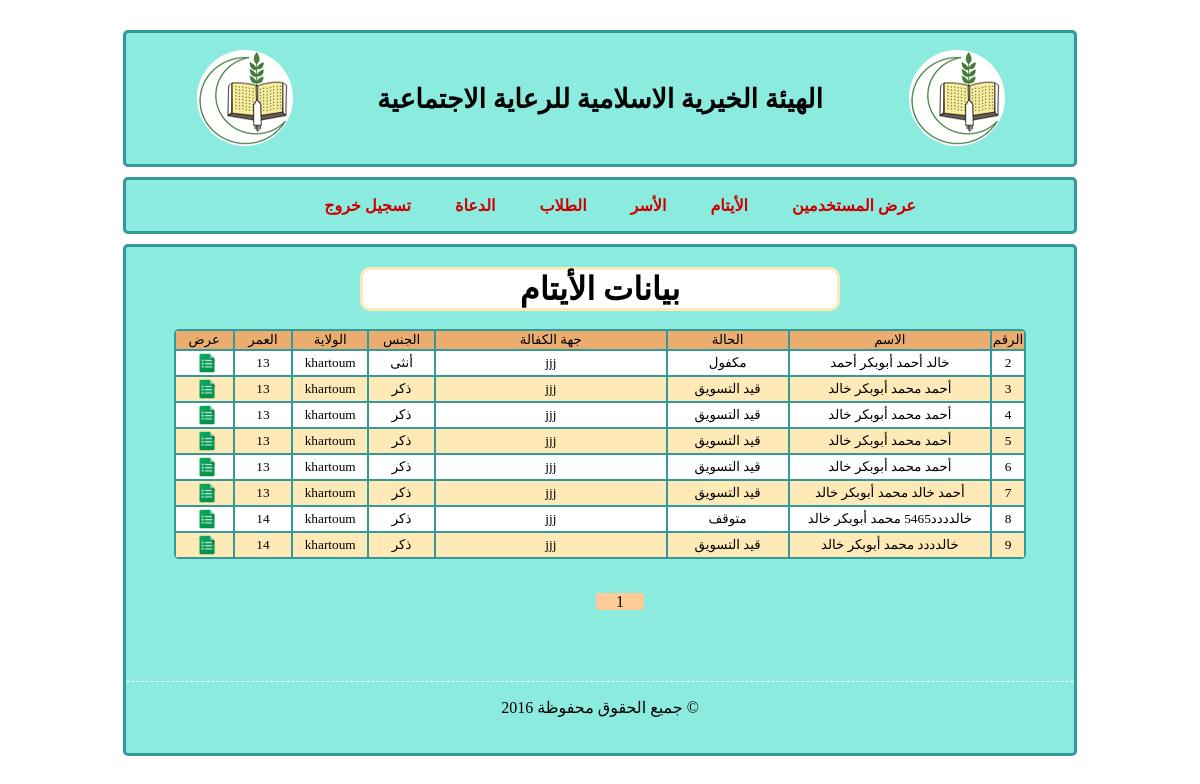
The page /admin/finalOrphan/showOrphans.php on the database as committed earlier.
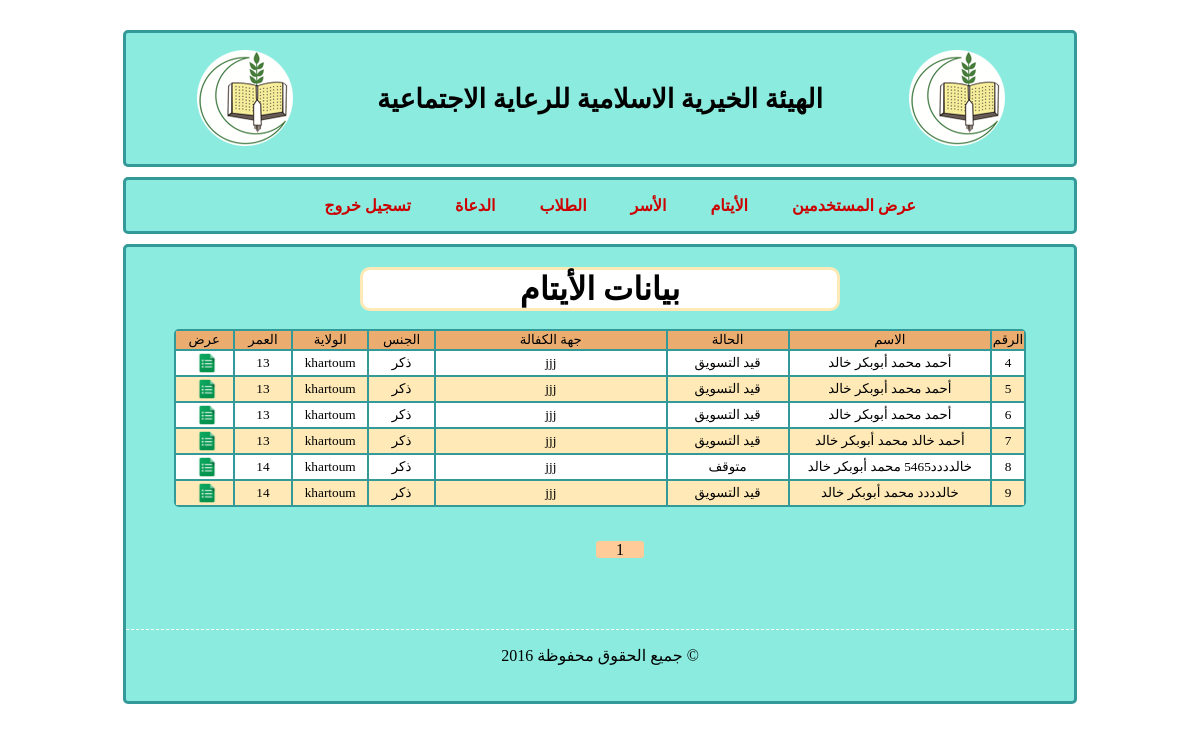
The same page on the database as committed later.
### tables this page shows
CREATE TABLE IF NOT EXISTS `finalorphan` (
  `id` int(11) NOT NULL AUTO_INCREMENT,
  `state` varchar(50) NOT NULL,
  `warranty_organization` int(11) NOT NULL,
  `saving` int(11) NOT NULL,
  `first_name` varchar(50) NOT NULL,
  `meddle_name` varchar(50) NOT NULL,
  `last_name` varchar(50) NOT NULL,
  `last_4th_name` varchar(50) NOT NULL,
  `birth_date` date NOT NULL,
  `sex` varchar(6) NOT NULL,
  `mother_first_name` varchar(50) NOT NULL,
  `mother_middle_name` varchar(50) NOT NULL,
  `mother_last_name` varchar(50) NOT NULL,
  `mother_4th_name` varchar(50) NOT NULL,
  `mother_Birth_date` date NOT NULL,
  `mother_state` varchar(100) NOT NULL,
  `father_dead_date` date NOT NULL,
  `father_dead_cause` varchar(100) NOT NULL,
  `father_work` varchar(100) NOT NULL,
  `residence_state` int(11) NOT NULL,
  `city` varchar(100) NOT NULL,
  `District` varchar(100) NOT NULL,
  `section` int(10) NOT NULL,
  `house_no` int(50) NOT NULL,
  `phone1` varchar(50) NOT NULL,
  `phone2` varchar(50) NOT NULL,
  `studing_state` varchar(50) NOT NULL,
  `nonstuding_cause` varchar(50) NOT NULL,
  `school_name` varchar(50) NOT NULL,
  `level` varchar(100) NOT NULL,
  `year` varchar(100) NOT NULL,
  `quran_parts` int(10) NOT NULL,
  `health_state` varchar(50) NOT NULL,
  `ill_cause` varchar(50) NOT NULL,
  `data_entery_name` varchar(50) NOT NULL,
  `data_entery_date` date NOT NULL,
  `head_dep_name` varchar(100) NOT NULL,
  `head_dep_date` date NOT NULL,
  UNIQUE KEY `id` (`id`),
  KEY `warranty_organization` (`warranty_organization`),
  KEY `residence_state` (`residence_state`)
);

CREATE TABLE IF NOT EXISTS `state` (
  `id` int(11) NOT NULL,
  `name` varchar(100) NOT NULL,
  KEY `id` (`id`)
);

CREATE TABLE IF NOT EXISTS `sponsor` (
  `id` int(11) NOT NULL AUTO_INCREMENT,
  `name` varchar(100) NOT NULL,
  `numberOFSponsored` int(11) NOT NULL,
  PRIMARY KEY (`id`),
  KEY `id` (`id`)
);

### utils/finalOrphanAPI.php (called while the page is built, shortened)
<?php
function fp_final_orphan_get($extra = ''){
	$query = sprintf("SELECT * FROM `finalorphan` %s",$extra);
	$qresult = @mysql_query($query);
	$rcount = mysql_num_rows($qresult);
	$orphans = array();
	for($i = 0 ; $i < $rcount ; $i++)
		$orphans[@count($orphans)] = @mysql_fetch_object($qresult);
	return $orphans ;
	}
function fp_final_orphan_get_num_rows(){
	$query = sprintf("SELECT * FROM `finalOrphan`");
	$qresult = @mysql_query($query);
        return mysql_num_rows($qresult);
}
?>

### utils/stateAPI.php (called while the page is built, shortened)
<?php
function fp_states_get($extra = ''){
	$query = sprintf("SELECT * FROM `state` %s",$extra);
	$qresult = @mysql_query($query);
	$rcount = mysql_num_rows($qresult);
	$sponsors = array();
	for($i = 0 ; $i < $rcount ; $i++)
		$sponsors[@count($sponsors)] = @mysql_fetch_object($qresult);
	return $sponsors ;
	}
function fp_states_get_by_id($id){
	$oid = (int)$id;
	$states = fp_states_get("WHERE `id` = ".$oid);
	$state = $states[0];
	return $state ;
	}
?>

### utils/sponsorAPI.php (called while the page is built, shortened)
<?php
function fp_sponsor_get($extra = ''){
	$query = sprintf("SELECT * FROM `sponsor` %s",$extra);
	$qresult = @mysql_query($query);
	$rcount = mysql_num_rows($qresult);
	$sponsors = array();
	for($i = 0 ; $i < $rcount ; $i++)
		$sponsors[@count($sponsors)] = @mysql_fetch_object($qresult);
	return $sponsors ;
	}
function fp_sponsor_get_by_id($id){
	$oid = (int)$id;
	$sponsors = fp_sponsor_get("WHERE `id` = ".$oid);
	$sponsor = $sponsors[0];
	return $sponsor ;
	}
?>

### admin/finalOrphan/showOrphans.php (the view, shortened to what this page needs)
<?php
	include('../../utils/finalOrphanAPI.php');
        include('../../utils/error_handler.php');
        $start=0;
    $limit=20;
    $total_results = fp_final_orphan_get_num_rows();
        $total=ceil($total_results/$limit);
    if(!isset($_GET['page']) || $_GET['page'] == '' || (int)$_GET['page'] == 0 || $_GET['page']>$total)
    {
    $page=1;
    }
    else{
    $page=$_GET['page'];
    $start=($page-1)*$limit;
    }
        $orphans = fp_final_orphan_get("LIMIT $start, $limit");
?>
<!DOCTYPE html PUBLIC "-//W3C//DTD XHTML 1.0 Transitional//EN" "http://www.w3.org/TR/xhtml1/DTD/xhtml1-transitional.dtd">
<html xmlns="http://www.w3.org/1999/xhtml">
<head>
<link href="../../style/pageStyle.css" rel="stylesheet" type="text/css" />
</head>
<body>
<div id="title">
<table width="90%" border="0" align="center">
  <tr>
    <td><img src="../../images/logo.png" /></td>
    <td><h1>الهيئة الخيرية الاسلامية للرعاية الاجتماعية</h1></td>
    <td><img src="../../images/logo.png" /></td>
  </tr>
</table>
</div>
<div class="menu">
	<ul>
      <li><a href="cars.html">تسجيل خروج</a>
      <li><a href="customers.html">الدعاة</a>
      <li><a href="employees.html">الطلاب</a>
      <li><a href="reports.html">الأسر</a>
      <li><a href="main.html">الأيتام</a>
      <li><a href="main.html">عرض المستخدمين</a>
   </ul>
</div>
<div class="main">
<h1 align="center" class="adress"> بيانات الأيتام </h1>
<br />
 <?php
	$ocount = @count($orphans);
?>
<table width="90%" border="0" align="center" class="table">
    <tr class="table_header" align="center">
    <td width="7%">عرض</td>
    <td width="7%">العمر</td>
    <td width="9%">الولاية </td>
    <td width="8%">الجنس </td>
    <td width="29%">جهة الكفالة</td>
    <td width="15%">الحالة</td>
    <td width="28%">الاسم </td>
    <td  width="4%">الرقم</td>
  </tr>
  <?php
  	include('../../utils/stateAPI.php');
	include('../../utils/sponsorAPI.php');
function ageCalculator($dob){
        if(!empty($dob)){
        $birthdate = new DateTime($dob);
        $today   = new DateTime('today');
        $age = $birthdate->diff($today)->y;
        return $age;
    }
	else
        return 0;
}
  	for($i = 0 ; $i < $ocount ; $i++){
		$orphan = $orphans[$i];
  ?>
    <tr align="center" class="table_data<?php echo $i%2?>">
    <td  onclick="window.location.href='orphanInfo.php?id='+<?php echo $orphan->id?>"><img alt="عرض" align="middle" width="22px"  src="../../images/style images/show_icon.png" style="padding-left:5px" /></td>
    <td width="7%"><?php echo ageCalculator($orphan->birth_date);?></td>
 	<td width="9%"><?php echo fp_states_get_by_id($orphan->residence_state)->name;?></td>
    <td width="8%"><?php if($orphan->sex==1)echo "ذكر"; else echo "أنثى" ; ?> </td>
    <td width="29%"><?php echo fp_sponsor_get_by_id($orphan->warranty_organization)->name;?></td>
    <td width="15%"><?php fp_one_status_get_by_id($orphan->state)?></td>
    <td width="28%"> <?php echo $orphan->first_name." ".$orphan->meddle_name." ".$orphan->last_name." ".$orphan->last_4th_name?></td>
    <td width="4%"><?php echo $orphan->id?></td>
  </tr>
  <?php }
  fp_db_close();?>
  </table>
<br />
<div class="pagination">
    <ul class='page'>
  <?php
        for($i=1;$i<=$total;$i++)
        {
            if($i==$page) { echo "<li class='current'>".$i."</li>"; }
            else { echo "<li><a href='?page=".$i."'>".$i."</a></li>"; }
        }
?>
</ul>
</div>
<div id="footer">
  <p>جميع الحقوق محفوظة 2016 &copy;</p>
</div>
</div>
</body>
</html>

### utils/error_handler.php (shortened to what this page needs)
<?php
 function fp_one_status_get_by_id($id){
           switch($id){
                case 1 :
                    echo 'مكفول';
                    break;
                case 2 :
                    echo 'قيد التسويق';
                    break;
                case 3 :
                    echo 'متوقف';
                    break;
            }
 }
?>

### style/pageStyle.css (style rules this page uses)
* { font-family:Droid Arabic Kufi; }
* td { font-size: 10pt; }
.main { width:80%; margin:0 auto ; border:#399 solid 3px ; border-radius:5px; margin-top:10px; padding:20px 0 20px 0 ; background:#8BEBDF; }
#title { padding:10px 0 10px 0 ; width:80%; margin:0 auto ; border:#399 solid 3px ; border-radius:5px; margin-top:30px; background:#8BEBDF; text-align:center; }
.menu { width:80%; margin:0 auto ; border:#399 solid 3px ; border-radius:5px; margin-top:10px; background:#8BEBDF; text-align:center; }
.menu ul { list-style-type:none; }
.menu ul li { display:inline; padding: 0 20px 0 20px; }
.menu a { color:#C00; font-weight:bold; text-decoration:none; }
.adress { background: #Fff; margin: 0 auto; width: 50%; border: solid #FFEAB7 3px ; border-radius: 10px; }
#title h1 { color: #000; }
#footer { margin-top:70px; text-align:center; border-top:dashed 1px #fff ; }
.table { color:#000; border:solid #Fff 1px; border-radius:5px; }
.table { border: 0px; background: #399; }
.table_header { background: #ebad6f; border:solid 2px #C00; border-radius: 5px; }
.table_data0 { transition: background-color .2s; background: #Fff; border:solid 2px chocolate; border-radius: 5px; }
.table_data1 { background: #FFEAB7; border:solid 2px chocolate; border-radius: 5px; }
.pagination { text-align: center; margin: 10px }
.pagination ul { list-style-type:none; }
.pagination ul li { display:inline; padding: 0 20px 0 20px; }
.current { background: #FFCC99; -webkit-border-radius: 3px; -moz-border-radius: 3px; border-radius: 3px; }

Rows that differ between the two databases and show on the page:
removed finalorphan: birth_date "13", residence_state.name "khartoum", sex "أنثى", warranty_organization.name "jjj", state "مكفول", first_name "خالد", meddle_name "أحمد", last_name "أبوبكر", last_4th_name "أحمد", id "2"
removed finalorphan: birth_date "13", residence_state.name "khartoum", sex "ذكر", warranty_organization.name "jjj", state "قيد التسويق", first_name "أحمد", meddle_name "محمد", last_name "أبوبكر", last_4th_name "خالد", id "3"
